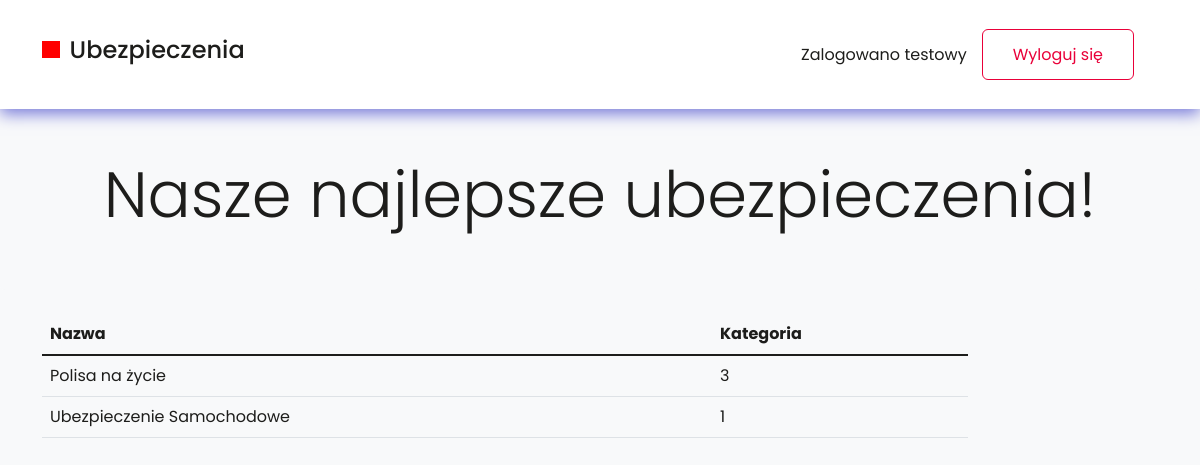
Screenshot of / (signed in) with the database file from the repository.
### ubezpieczenia/models.py (models this page shows, shortened)
class Ubezpieczenie(models.Model):
    tytul = models.CharField(max_length=64, blank=True)
    opis = models.TextField(default="")
    premiera = models.DateField(null=True, blank=True)
    data_zakonczenia = models.DateField(null=True, blank=True)
    znizka = models.DecimalField(max_digits=4, decimal_places=2,
                                      null=True, blank=True)
    KATEGORIA = {
        (0, 'Inne'),
        (1, 'Samochód'),
        (2, 'Dom'),
        (3, 'Zdrowotne'),
        (4, 'Elektronika'),
    }
    kategoria = models.PositiveSmallIntegerField(default=0, choices=KATEGORIA)
    plakat = models.ImageField(upload_to="plakaty")

### ubezpieczenia/views.py (the view)
# urls.py: path('', index, name="index"),
def index(request, type='none'):
    if type=='none':
        wszystkie = Ubezpieczenie.objects.all()
    else:
        wszystkie = Ubezpieczenie.objects.kategoria()
    return render(request, 'index.html', {'ubezpieczenie': wszystkie})

### templates/index.html (shortened to what this page needs)
<!DOCTYPE html>
<html lang="en">
  <head>
    <link rel="stylesheet" href="./style.css" />
    <link
      href="https://cdn.jsdelivr.net/npm/bootstrap@5.1.3/dist/css/bootstrap.min.css"
      rel="stylesheet"
    />
  </head>
  <body>
    {% include "nav.html" %}
    <div class="container"><div class="row">
      <div class="col-md-10">
        <table class="table">
          <thead>
            <tr>
              <th>Nazwa</th>
              <th>Kategoria</th>
            </tr>
          </thead>
          <tbody>
            {% for ubezpieczenie in ubezpieczenie %}
            <tr>
              <td><a href="{% url 'ubezpieczenie' ubezpieczenie.id %}">{{ ubezpieczenie.tytul}}</a></td>
              <td>{{ ubezpieczenie.kategoria}}</td>
            </tr>
                {% endfor %}
          </tbody>
        </table>
      </div>
    </div>
  </body>
</html>

### templates/nav.html (shortened to what this page needs)
<link
  href="https://cdn.jsdelivr.net/npm/bootstrap@5.1.3/dist/css/bootstrap.min.css"
  rel="stylesheet"
/>
{% load static %}
<link rel="stylesheet" type="text/css" href="{% static 'style.css' %}" />
<nav class="navbar navbar-expand-lg navbar-light">
  <div class="container row-fluid">
    <div class="collapse navbar-collapse justify-content-between">
      <ul class="navbar-nav mr-auto mt-2 mt-lg-0">
        <li class="nav-item">
          <a class="d-flex align-items-baseline" href="{% url 'index' %}">
            <div class="redBox"></div>
            <h4>Ubezpieczenia</h4>
        </li>
      </ul>
    </div>
    <ul class="nav m-4 navbar-nav justify-content-between">
      <div class="d-flex align-items-baseline">
        <li class="nav-item">
          {% if user.is_authenticated %} Zalogowano {{ user.username }}
        </li>
        <a class="button button__whitered" href="{% url 'logout' %}"
          >Wyloguj się</a
        >
        {% else %}
        <a class="button button__red" href="{% url 'login' %}">Zaloguj się</a>
        {% endif %}
      </div>
    </ul>
  </div>
</nav>
<div class="bg-light rounded-3 p-5 mb-4 hero">
  <h2 class="display-3">Nasze najlepsze ubezpieczenia!</h2>
</div>

### styles/style.css (style rules this page uses)
body { color: black; margin: 0; font-family: 'Poppins', sans-serif; --bs-bg-opacity: 1; background-color: rgba(var(--bs-light-rgb), var(--bs-bg-opacity)) !important; }
* { color: #1d1d1b; }
a { text-decoration: none !important; color: #1d1d1b; }
.nav-link, .nav-item { margin-right: 15px; }
.redBox { width: 1.1rem; height: 1.1rem; background-color: red; margin-right: 10px; }
.hero { width: 100%; }
.hero h2 { text-align: center; }
.navbar { padding: 5px 0px; background-color: #fff; -webkit-box-shadow: 0 5px 15px #787bd9; box-shadow: 0 5px 15px #787bd9; }
.navbar a { font-size: 16px; display: -webkit-box; display: -ms-flexbox; display: flex; -webkit-box-align: center; -ms-flex-align: center; align-items: center; }
.button { cursor: pointer; font-size: 16px; }
.button__whitered { line-height: 1.1875; background: #fff; border: 1px solid #e90039; border-radius: 6px; background: white; color: #e90039; padding: 15px 30px; -webkit-transition: background 0.5s linear; transition: background 0.5s linear; position: relative; z-index: 1; }

### rows the page displays
Ubezpieczenie: tytul "Polisa na życie", kategoria "3"
Ubezpieczenie: tytul "Ubezpieczenie Samochodowe", kategoria "1"

### other values shown
{{ user.username }} "testowy"
